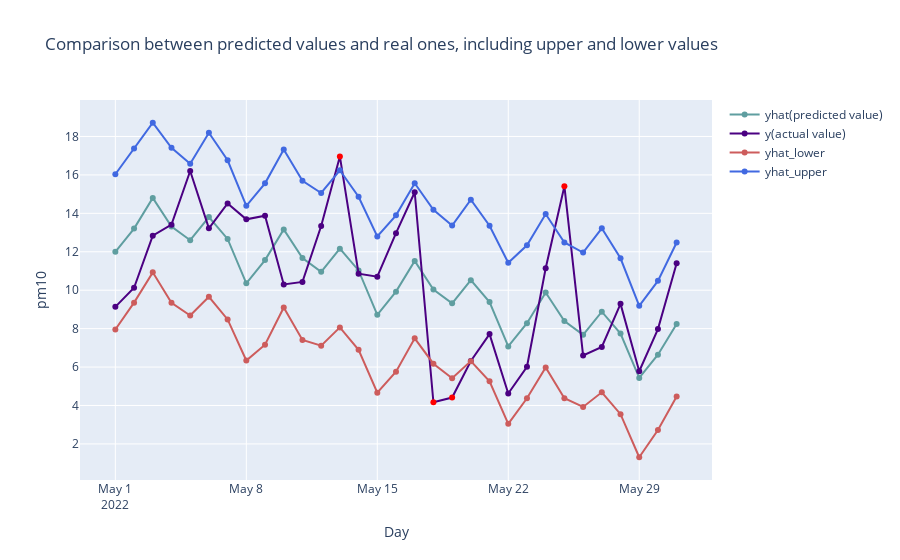

Write notebook code for a chart like this one.
### Code cell
# upper bound of predicted value
fig.add_trace(go.Scatter(
    x=group_by_df['day'],
    y=cmp_df['yhat_upper'],
    name='yhat_upper',
    mode='lines+markers',
    line=dict(
        color='rgb(65,105,225)'),
    marker=dict(
        color='rgb(65,105,225)')
))

fig.update_layout(title='Comparison between predicted values and real ones, including upper and lower values', yaxis_title=sensor_name, xaxis_title='Day',
                  showlegend=True)
fig.show()
